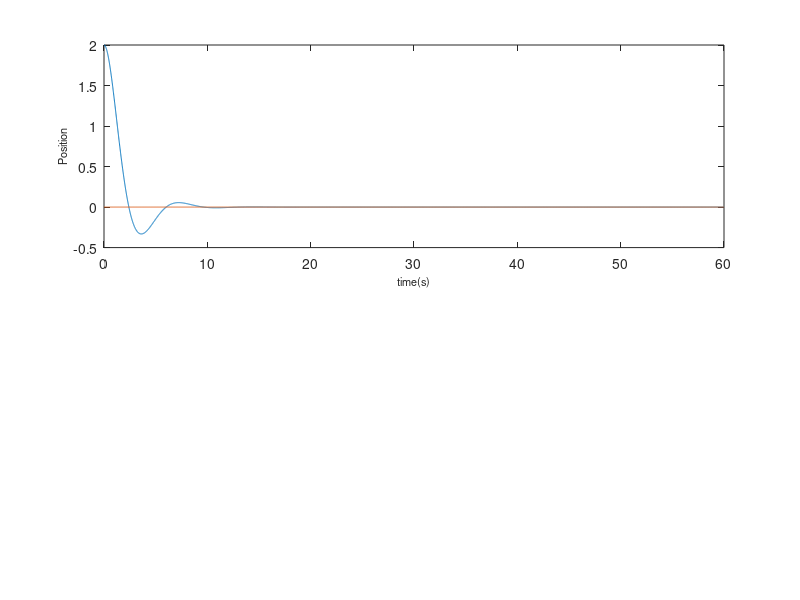

This figure's MATLAB source: (Note: this script raises an error after producing the figure.)
%% Problem 6: S&J, Problem 8.8
fprintf('Problem 6: S&J, Problem 8.8\n');
clearvars -except function_list pub_opt
close all

%% xr(t)=0
state = [2;0];
K=1;
P=1;

delta_t = 0.01;
t_end = 60 - delta_t; % seconds

% Arrays for recording and plotting
t_mat = 0:delta_t:t_end+delta_t;
[rows, cols] = size(t_mat);
pos_mat = zeros(1,cols);
xr_mat = zeros(1,cols);
pos_mat(:,1) = state(1);
xr_mat(:,1) = 0;
idx = 2;

% anonymous fcn for CLD
cld = @(refxddot, k_gain, pos_err, p_gain, vel_err) ...
    (refxddot - k_gain*pos_err - p_gain*vel_err);
% euler
for t = 0:delta_t:t_end
    xr=0;
    xrdot=0;
    xrddot=0;
    dx=state(1)-xr;
    dxdot=state(2)-xrdot;
    
    state_deriv=[state(2);cld(xrddot,K,dx,P,dxdot)];

  state = state + delta_t*state_deriv;
  
  % Updating array
  pos_mat(:,idx) = state(1);
  xr_mat(:,idx) = xr;
  idx = idx + 1;
end

font_size=8;
figure
subplot(2,1,1)
plot(t_mat, [pos_mat;xr_mat]);
hold on
% plot(t_mat, xr_mat);
% title('MRP Propagation','FontSize',font_size)
xlabel('time(s)','FontSize',font_size)
ylabel('Position','FontSize',font_size)
legend('Position', 'Reference Position')
grid on
set(gca,'FontSize',font_size)
title('Controller performance, xr(t)=0')
fprintf('\n\n\n');
subplot(2,1,2)
plot(t_mat, [pos_mat-xr_mat]);
xlabel('time(s)','FontSize',font_size)
ylabel('Error','FontSize',font_size)
grid on
set(gca,'FontSize',font_size)
title('Position error')

%% xr(t)=0
state = [2;0];
K=1;
P=1;

delta_t = 0.01;
t_end = 60 - delta_t; % seconds

% Arrays for recording and plotting
t_mat = 0:delta_t:t_end+delta_t;
[rows, cols] = size(t_mat);
pos_mat = zeros(1,cols);
xr_mat = zeros(1,cols);
pos_mat(:,1) = state(1);
xr_mat(:,1) = 0;
idx = 2;

% euler
for t = 0:delta_t:t_end
    xr=sin(t/2);
    xrdot=cos(t/2)/2;
    xrddot=-sin(t/2)/4;
    dx=state(1)-xr;
    dxdot=state(2)-xrdot;
    
    state_deriv=[state(2);cld(xrddot,K,dx,P,dxdot)];

  state = state + delta_t*state_deriv;
  
  % Updating array
  pos_mat(:,idx) = state(1);
  xr_mat(:,idx) = xr;
  idx = idx + 1;
end

font_size=8;
figure
subplot(2,1,1)
plot(t_mat, pos_mat, t_mat, xr_mat);
% title('MRP Propagation','FontSize',font_size)
xlabel('time(s)','FontSize',font_size)
ylabel('Position','FontSize',font_size)
legend('Position', 'Reference Position')
grid on
set(gca,'FontSize',font_size)
title('Controller performance, xr(t)=sin(t/2)')
fprintf('\n\n\n');
subplot(2,1,2)
plot(t_mat, [pos_mat-xr_mat]);
xlabel('time(s)','FontSize',font_size)
ylabel('Error','FontSize',font_size)
grid on
set(gca,'FontSize',font_size)
title('Position error')
